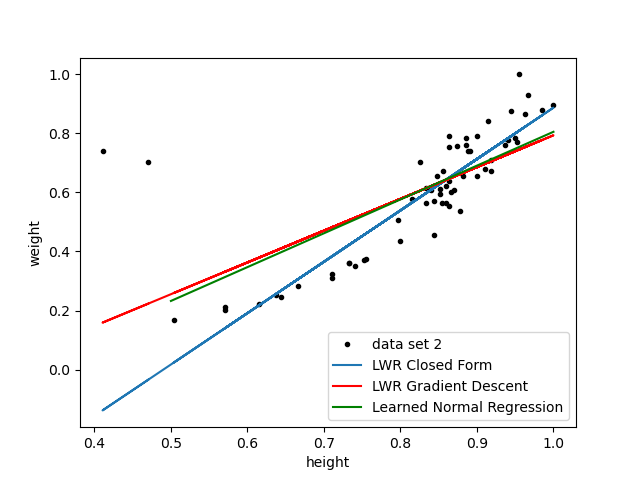

Generate this figure with Python:
from math import ceil
from random import random
import numpy as np
from loader import load
import matplotlib.pyplot as plt
import partA as pa

from utils import get_vector_data, gradient_descent

ds2 = load("Dataset2.txt")

CLOSED_FORM = "closed_form"
GRADIENT_DESCENT = "gradient_descent"


def get_x_y(data_set):
    # matrix of features
    x = np.array([sample.height for sample in data_set])

    # matrix of values
    y = np.array([d.weight for d in data_set])

    return x, y


def weight(x, x0, tau=.005):
    return np.exp(- (x - x0) ** 2 / (2 * tau))


def J(beta, x, y):
    w = np.array([weight(x, x[i]) for i in range(len(x))])

    tau = 0.05

    d = [
            np.exp(- sum(w[i]) * (y[i] - (beta[0] + beta[1] * x[i]) ** 2 / (2 * tau)))
            for i in range(1, len(x))
    ]
    return sum(d)


def closed_form(w, x, y):
    b = np.array([np.sum(w * y), np.sum(w * y * x)])
    A = np.array([[np.sum(w), np.sum(w * x)],
                  [np.sum(w * x), np.sum(w * x * x)]])
    theta = np.linalg.solve(A, b)

    return theta


def LWR(x, y, method="closed_form"):
    n = m = len(x)
    _learned = np.zeros(n)
    w = np.array([weight(x, x[i]) for i in range(m)])

    if method == "closed_form":
        theta = closed_form(w, x, y)
    else:
        theta = gradient_descent(x, y, J, limit=260, alpha=1)

    for i in range(n):
        _learned[i] = theta[0] + theta[1] * x[i]

    return _learned


_x, _y = get_vector_data(ds2)

learned_cf = LWR(_x, _y, CLOSED_FORM)
learned_gd = LWR(_x, _y, GRADIENT_DESCENT)
# plot using linear regression

t0, t1 = pa.closed_form(*get_vector_data(ds2))

line_points = [0.5, 1]
line_values = [t0 + lp * t1 for lp in line_points]

plt.plot(_x, _y, 'ko', markersize=3, label="data set 2")
plt.plot(_x, learned_cf, markersize=1, label="LWR Closed Form")
plt.plot(_x, learned_gd, 'r', markersize=1, label="LWR Gradient Descent")
plt.plot(line_points, line_values, 'g', markersize=3, label="Learned Normal Regression")

plt.legend(loc='best')

plt.xlabel("height")
plt.ylabel("weight")

plt.show()
